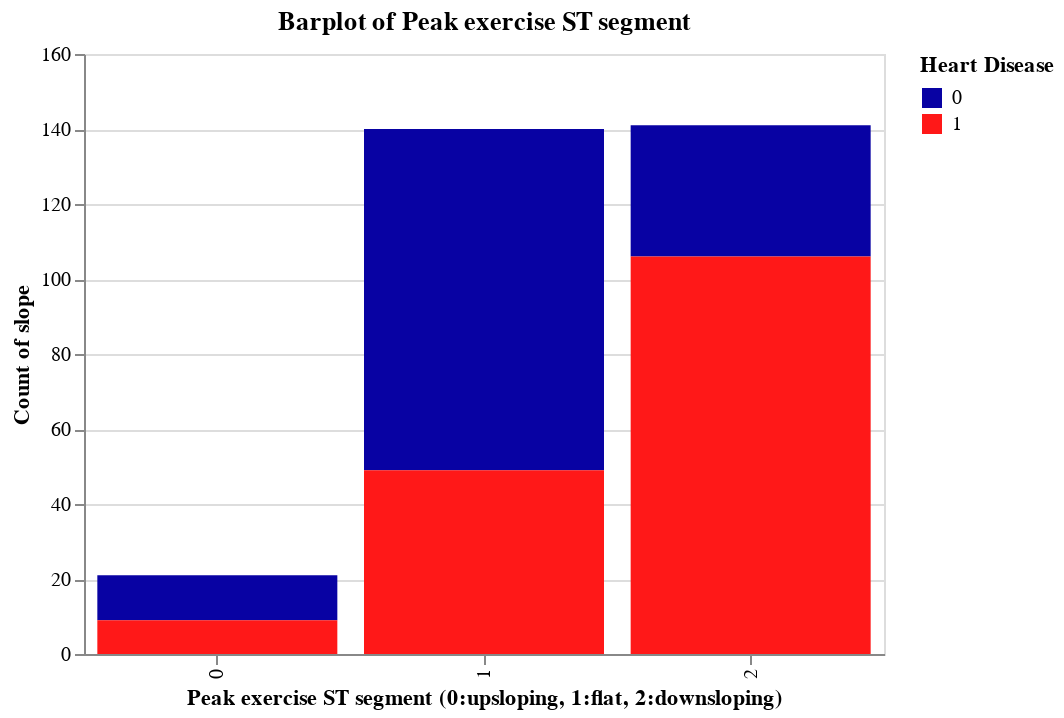

Source (notebook cell):
### Markdown cell above
##### **11. slope (Peak Exercise ST segment)**

### Code cell
chart = alt.Chart(heart_disease).mark_bar().encode(
    x=alt.X('slope:N', title='Peak exercise ST segment (0:upsloping, 1:flat, 2:downsloping)'),
    y=alt.Y('count(slope):Q', title ='Count of slope'),
    color=alt.Color('target:N', title='Heart Disease', scale=alt.Scale(range=['#0802A3', '#FF1818'])),
    tooltip='count(slope):Q').properties(height=300, width=400, title = 'Barplot of Peak exercise ST segment')

chart

### Figure 1 — Vega-Lite specification as saved in the notebook (floating-point values rounded to 4 significant figures; data arrays with more than 128 entries replaced by an {"elided": "..."} marker saying what was removed)
{"config": {"view": {"continuousWidth": 400, "continuousHeight": 300}}, "data": {"name": "data-ff98e7c4868c1b95efc0dd349d9115a4"}, "mark": "bar", "encoding": {"color": {"field": "target", "scale": {"range": ["#0802A3", "#FF1818"]}, "title": "Heart Disease", "type": "nominal"}, "tooltip": {"aggregate": "count", "field": "slope", "type": "quantitative"}, "x": {"field": "slope", "title": "Peak exercise ST segment (0:upsloping, 1:flat, 2:downsloping)", "type": "nominal"}, "y": {"aggregate": "count", "field": "slope", "title": "Count of slope", "type": "quantitative"}}, "height": 300, "title": "Barplot of Peak exercise ST segment", "width": 400, "$schema": "https://vega.github.io/schema/vega-lite/v4.17.0.json", "datasets": {"data-ff98e7c4868c1b95efc0dd349d9115a4": {"elided": "302 records"}}}
